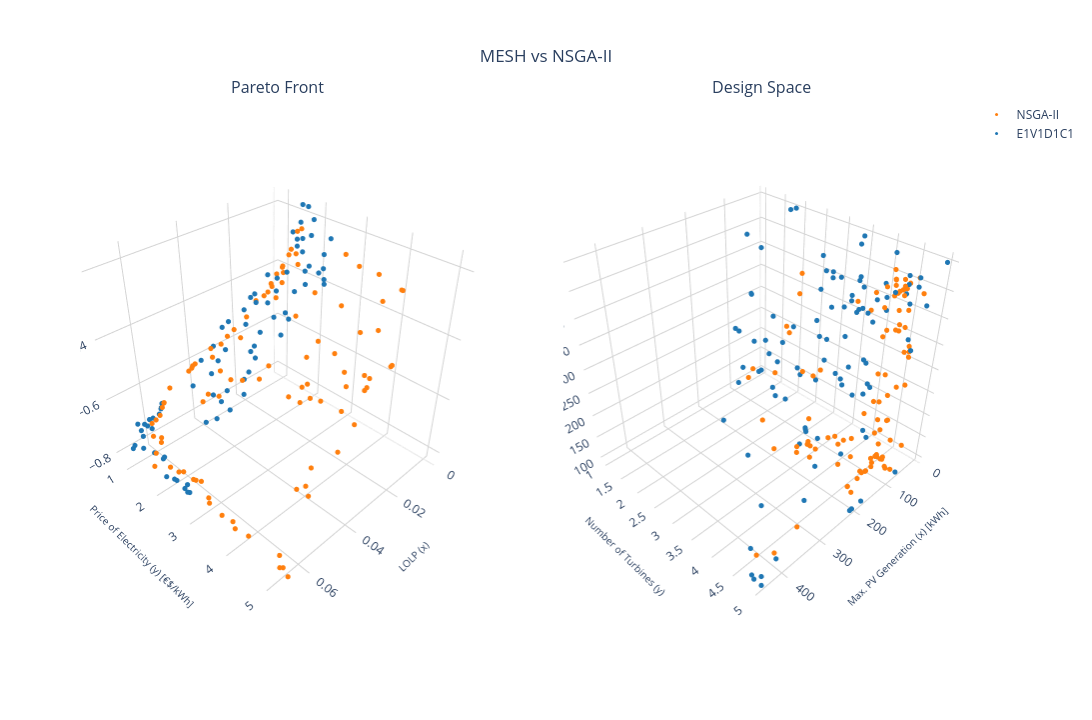

Write notebook code for a chart like this one.
### Markdown cell above
### Plotting Pymoo vs MESH - 3D:

### Code cell
# Creating a subplot
fig = make_subplots(rows=1, cols=2, subplot_titles=("Pareto Front", "Design Space"), specs=[[{'type': 'scatter3d'}, {'type': 'scatter3d'}]])

fig.add_trace(go.Scatter3d(x=res.F[:,0], 
               y=res.F[:,1],
               z=res.F[:,2],
               mode='markers', marker=dict(size=3, color=solid_colors[-1]),
               name="NSGA-II"
              ), row=1, col=1)
fig.add_trace(go.Scatter3d(x=res.X[:,0], 
               y=res.X[:,1],
               z=res.X[:,2],#[150]*len(res.X[:,0]),#res.X[:,2],
               mode='markers', marker=dict(size=3, color=solid_colors[-1]),
               name="NSGA-II",
               showlegend=False
              ), row=1, col=2)

add_MESH = True
if(add_MESH):
    for i in range(num_dataset):
        fig.add_trace(pareto_front[i], row=1, col=1)
        fig.add_trace(design_space[i], row=1, col=2)

# Setting layout
fig.update_layout(
    showlegend=True,
    scene=dict(
        camera=dict(
          eye=dict(x=1.5,y=1.5,z=1.5)
        ),
        xaxis=dict(
            title=dict(text='LOLP (x)', font=dict(size=10)),
            backgroundcolor='white',  # X-axis background
            gridcolor='lightgray',    # Grid color on X axis 
            showbackground=True       # Show background
        ),
        yaxis=dict(
            title=dict(text='Price of Electricity (y) [€$/kWh]', font=dict(size=10)),
            backgroundcolor='white',  # Y-axis background
            gridcolor='lightgray',    # Grid color on Y axis
            showbackground=True       # Show background
        ),
        zaxis=dict(
            title=dict(text='(-1) Renewable Factor (z)', font=dict(size=10)),
            backgroundcolor='white',  # Z-axis background
            gridcolor='lightgray',    # Grid color on Z axis
            showbackground=True       # Show background
        )
    ),
    scene2=dict(
        camera=dict(
          eye=dict(x=1.5,y=1.5,z=1.5)
        ),
        xaxis=dict(
            title=dict(text='Max. PV Generation (x) [kWh]', font=dict(size=10)),
            backgroundcolor='white',  # X-axis background
            gridcolor='lightgray',    # Grid color on X axis 
            showbackground=True       # Show background
        ),
        yaxis=dict(
            title=dict(text='Number of Turbines (y)', font=dict(size=10)),
            backgroundcolor='white',  # Y-axis background
            gridcolor='lightgray',    # Grid color on Y axis
            showbackground=True       # Show background
        ),
        zaxis=dict(
            title=dict(text='Battery Capacity (z) [kWh]', font=dict(size=10)),
            backgroundcolor='white',  # Z-axis background
            gridcolor='lightgray',    # Grid color on Z axis
            showbackground=True       # Show background
        )
    ),
    title=dict(
        text='MESH vs NSGA-II',
        x=0.5,  # Centering the title
        xanchor='center',
        yanchor='top'
    ),
    #margin=dict(l=0, r=0, b=0, t=0), # Rearrange the margin
    width=1520,   # Figure width (pixels)
    height=720,  # Figure height (pixels)
    paper_bgcolor="white",
    plot_bgcolor='white'
)

# Showing the figure
fig.show()
